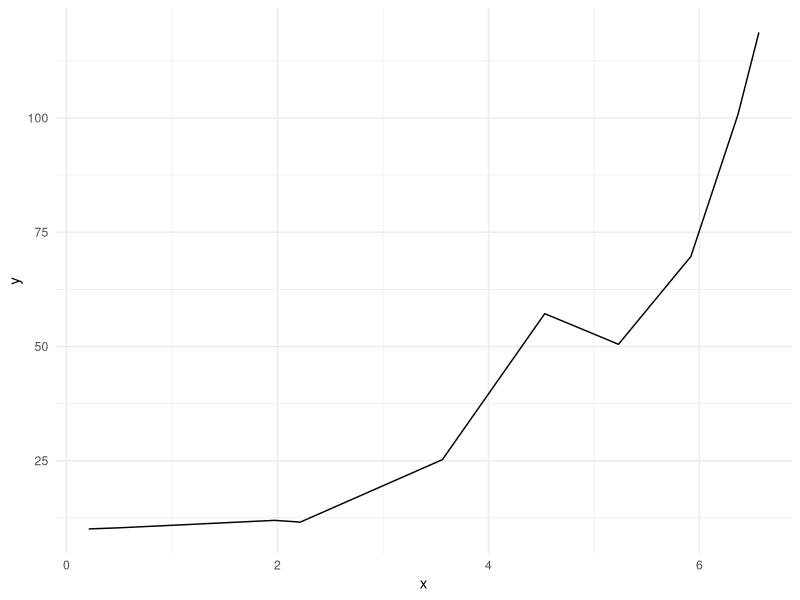
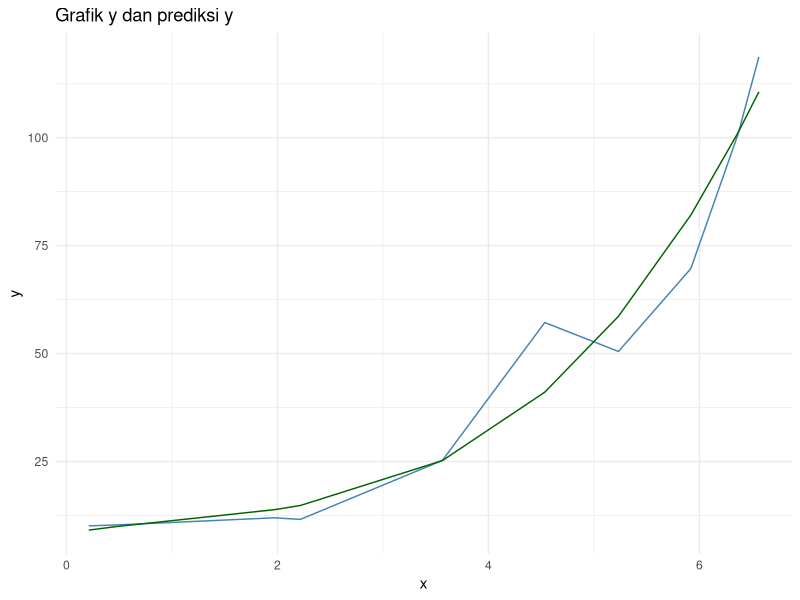

Generate these figures, in order, with R:
## ---- chunk 1
library(dplyr)

rm(list=ls())

x = runif(10,0,7)
acak1 = runif(10,0,.5)
acak2 = runif(10,0,.5)
acak3 = runif(10,0,.5)

y = acak1 * x + acak2 * x^2 + acak3 * x^3 + 10

data = data.frame(x,y)
## ---- chunk 2
data %>% knitr::kable()

library(ggplot2)
data %>%
  ggplot(aes(x,y)) +
  geom_line() +
  theme_minimal()
## ---- chunk 3
n = length(x)
x0 = rep(1,n)
X = cbind(x0,x1 = x,x2 = x^2,x3 = x^3)
t_X = t(X)
Y = y

# matriks X
X
## ---- chunk 4
solve(t_X %*% X) %*% t_X %*% Y
## ---- chunk 5
a_k = solve(t_X %*% X) %*% t_X %*% Y
a_k = round(a_k,3)
## ---- chunk 6
data = 
  data %>%
  mutate(prediksi_y = a_k[1] + a_k[2] * x + a_k[3] * x^2 + a_k[4] * x^3) %>%
  mutate(error = y - prediksi_y,
         error = round(error,3)) 

data %>%
  knitr::kable()

data %>%
  ggplot() +
  geom_line(aes(x,y),color = "steelblue") +
  geom_line(aes(x,prediksi_y),color = "darkgreen") +
  theme_minimal() +
  labs(title = "Grafik y dan prediksi y")
